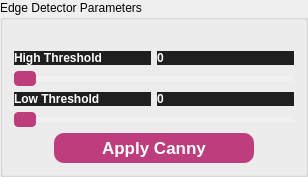
             <widget class="QGroupBox" name="groupBox_10">
              <property name="sizePolicy">
               <sizepolicy hsizetype="Preferred" vsizetype="Fixed">
                <horstretch>0</horstretch>
                <verstretch>0</verstretch>
               </sizepolicy>
              </property>
              <property name="styleSheet">
               <string notr="true">QGroupBox {
background-color: #1f1f1f;
    border-radius: 15px; /* Curved borders */
    border: 2px solid #ffffff; /* 3D outline */
}
QGroupBox::title {
    color: white;
    font-weight: bold;
}
background-color: #784B84;
      color: white;
      border: none;
      padding: 5px 10px;
     border: 1.2px solid white;
border-style: outset;
border-radius: 8px;</string>
              </property>
              <property name="title">
               <string>Edge Detector Parameters</string>
              </property>
              <layout class="QGridLayout" name="gridLayout_9">
               <item row="2" column="0">
                <layout class="QVBoxLayout" name="verticalLayout_18">
                 <item>
                  <layout class="QHBoxLayout" name="horizontalLayout_19">
                   <item>
                    <widget class="QLabel" name="label_6">
                     <property name="styleSheet">
                      <string notr="true">color: #ffffff;
font-weight:Bold;
font-size: 12px;
border: none;

background-color: #1f1f1f;
</string>
                     </property>
                     <property name="text">
                      <string>Low Threshold</string>
                     </property>
                    </widget>
                   </item>
                   <item>
                    <widget class="QLabel" name="lowThresholdLabel">
                     <property name="styleSheet">
                      <string notr="true">color: #ffffff;
font-weight:Bold;
font-size: 12px;
border: none;

background-color: #1f1f1f;
</string>
                     </property>
                     <property name="text">
                      <string>0</string>
                     </property>
                    </widget>
                   </item>
                  </layout>
                 </item>
                 <item>
                  <widget class="QSlider" name="cannyLowThreshold">
                   <property name="cursor">
                    <cursorShape>PointingHandCursor</cursorShape>
                   </property>
                   <property name="styleSheet">
                    <string notr="true">QSlider{
border: none;
}
QSlider::groove {
background: #f0f0f0; /* Color of the track */
border: 0px solid #ffffff; /* Border of the track */
height: 5px; /* Set the height of the track */
border-radius: 1px; /* Round the corners of the track */
}

/* Style for the slider handle (thumb) */
QSlider::handle {
background: #bd3d7d; /* Color of the handle */
width: 20px; /* Width of the handle */
height: 10px; /* Height of the handle */
margin: -5px 0; /* Negative margin to center the handle vertically */
border-radius: 4px;
 border: 1px solid #bd3d7d;
}

/* Style for the slider handle when pressed */
QSlider::handle:pressed {
background: #882c5a; /* Color of the handle when pressed */
border: 1px solid #882c5a; /* Border of the handle when pressed */
}</string>
                   </property>
                   <property name="orientation">
                    <enum>Qt::Horizontal</enum>
                   </property>
                  </widget>
                 </item>
                </layout>
               </item>
               <item row="0" column="0">
                <spacer name="horizontalSpacer_13">
                 <property name="orientation">
                  <enum>Qt::Horizontal</enum>
                 </property>
                 <property name="sizeHint" stdset="0">
                  <size>
                   <width>40</width>
                   <height>20</height>
                  </size>
                 </property>
                </spacer>
               </item>
               <item row="3" column="0">
                <layout class="QHBoxLayout" name="horizontalLayout_18">
                 <item>
                  <spacer name="horizontalSpacer_19">
                   <property name="orientation">
                    <enum>Qt::Horizontal</enum>
                   </property>
                   <property name="sizeHint" stdset="0">
                    <size>
                     <width>40</width>
                     <height>20</height>
                    </size>
                   </property>
                  </spacer>
                 </item>
                 <item>
                  <widget class="QPushButton" name="cannyButton">
                   <property name="minimumSize">
                    <size>
                     <width>0</width>
                     <height>0</height>
                    </size>
                   </property>
                   <property name="maximumSize">
                    <size>
                     <width>200</width>
                     <height>16777215</height>
                    </size>
                   </property>
                   <property name="cursor">
                    <cursorShape>PointingHandCursor</cursorShape>
                   </property>
                   <property name="styleSheet">
                    <string notr="true">QPushButton{
  appearance: button;
  backface-visibility: hidden;
  background-color: #bd3d7d;
  border-radius: 10px;
  border-width: 0;
  box-shadow: rgba(50, 50, 93, .1) 0 0 0 1px inset,rgba(50, 50, 93, .1) 0 2px 5px 0,rgba(0, 0, 0, .07) 0 1px 1px 0;
  box-sizing: border-box;
font-size:17px;
      color: white;
   
     border: none;
padding-top:5px;
padding-bottom:5px;
font-weight:bold;

width:200px;
}
QPushButton:hover {
    background-color: #9d3268;    /* Slightly lighter blue when hovering */
}

QPushButton:pressed {
    background-color: #872b5a;    /* Darker blue when pressed */
}
</string>
                   </property>
                   <property name="text">
                    <string>Apply Canny</string>
                   </property>
                  </widget>
                 </item>
                 <item>
                  <spacer name="horizontalSpacer_28">
                   <property name="orientation">
                    <enum>Qt::Horizontal</enum>
                   </property>
                   <property name="sizeHint" stdset="0">
                    <size>
                     <width>40</width>
                     <height>20</height>
                    </size>
                   </property>
                  </spacer>
                 </item>
                </layout>
               </item>
               <item row="1" column="0">
                <layout class="QVBoxLayout" name="verticalLayout_19">
                 <item>
                  <layout class="QHBoxLayout" name="horizontalLayout_20">
                   <item>
                    <widget class="QLabel" name="label_7">
                     <property name="styleSheet">
                      <string notr="true">color: #ffffff;
font-weight:Bold;
font-size: 12px;
border: none;

background-color: #1f1f1f;
</string>
                     </property>
                     <property name="text">
                      <string>High Threshold</string>
                     </property>
                    </widget>
                   </item>
                   <item>
                    <widget class="QLabel" name="highThresholdLabel">
                     <property name="styleSheet">
                      <string notr="true">color: #ffffff;
font-weight:Bold;
font-size: 12px;
border: none;

background-color: #1f1f1f;
</string>
                     </property>
                     <property name="text">
                      <string>0</string>
                     </property>
                    </widget>
                   </item>
                  </layout>
                 </item>
                 <item>
                  <widget class="QSlider" name="cannyHighThreshold">
                   <property name="cursor">
                    <cursorShape>PointingHandCursor</cursorShape>
                   </property>
                   <property name="styleSheet">
                    <string notr="true">QSlider{
border: none;
}
QSlider::groove {
background: #f0f0f0; /* Color of the track */
border: 0px solid #ffffff; /* Border of the track */
height: 5px; /* Set the height of the track */
border-radius: 1px; /* Round the corners of the track */
}

/* Style for the slider handle (thumb) */
QSlider::handle {
background: #bd3d7d; /* Color of the handle */
width: 20px; /* Width of the handle */
height: 10px; /* Height of the handle */
margin: -5px 0; /* Negative margin to center the handle vertically */
border-radius: 4px;
 border: 1px solid #bd3d7d;
}

/* Style for the slider handle when pressed */
QSlider::handle:pressed {
background: #882c5a; /* Color of the handle when pressed */
border: 1px solid #882c5a; /* Border of the handle when pressed */
}</string>
                   </property>
                   <property name="orientation">
                    <enum>Qt::Horizontal</enum>
                   </property>
                  </widget>
                 </item>
                </layout>
               </item>
              </layout>
             </widget>
